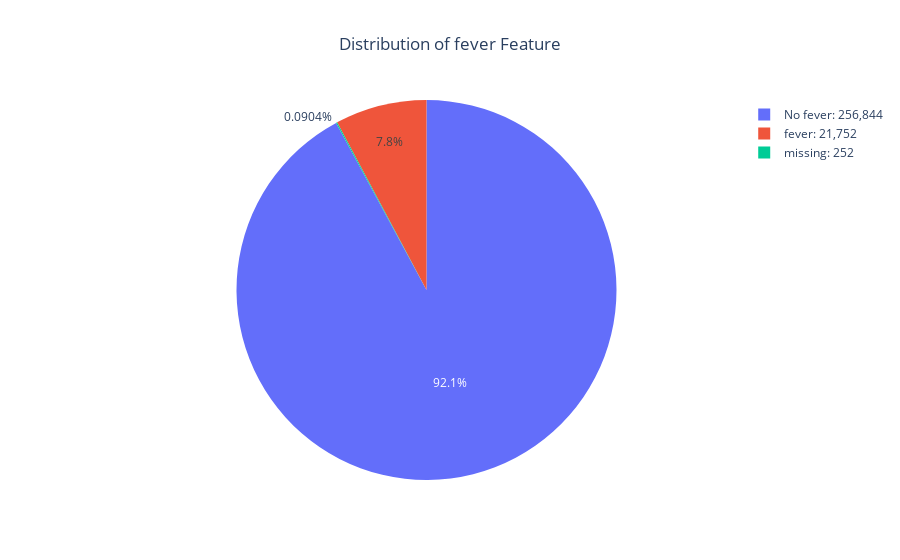

The notebook cell this image was saved under:
### Markdown cell above
#### 3.3`fever`

- **Missing values**: There are `252` missing values.
- **Value Counts**:
  - `0.0`: Reported in `256,844` instances.
  - `1.0`: Reported in `21,752` instances.
- **Prevalence**: Fever is reported in approximately `7.8%` of the total cases.
- **Data Type Consideration**: `fever` is stored as a float64(`0.0` and `1.0`), representing binary presence (`1.0`) or absence (`0.0`) of fever.

### Code cell
pie_value_count("fever")

### Figure 1 — Plotly figure (JSON) as saved in the notebook; plotly's stock layout.template omitted (floating-point values rounded to 4 significant figures)
{"data": [{"domain": {"x": [0, 1], "y": [0, 1]}, "hovertemplate": "status=%{label}<br>value_counts=%{value}<extra></extra>", "labels": ["No fever: 256,844", "fever: 21,752", "missing: 252"], "legendgroup": "", "name": "", "showlegend": true, "type": "pie", "values": [256844, 21752, 252]}], "layout": {"legend": {"tracegroupgap": 0}, "title": {"text": "Distribution of fever Feature", "x": 0.5}}}
